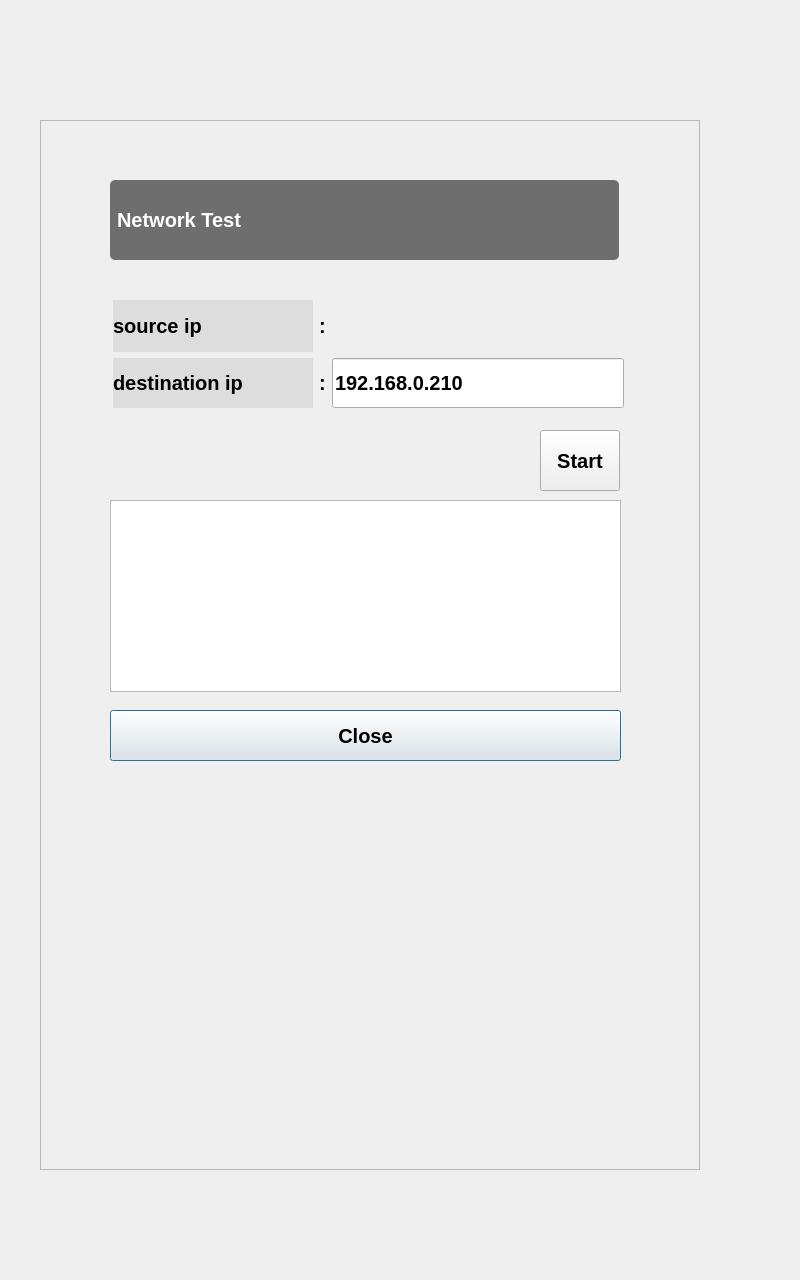
<?xml version="1.0" encoding="UTF-8"?>
<ui version="4.0">
 <class>RepairTestNetworkDialog</class>
 <widget class="QDialog" name="RepairTestNetworkDialog">
  <property name="geometry">
   <rect>
    <x>0</x>
    <y>0</y>
    <width>800</width>
    <height>1280</height>
   </rect>
  </property>
  <property name="windowTitle">
   <string>Dialog</string>
  </property>
  <widget class="QFrame" name="frame">
   <property name="geometry">
    <rect>
     <x>40</x>
     <y>120</y>
     <width>660</width>
     <height>1050</height>
    </rect>
   </property>
   <property name="frameShape">
    <enum>QFrame::StyledPanel</enum>
   </property>
   <property name="frameShadow">
    <enum>QFrame::Raised</enum>
   </property>
   <widget class="QLabel" name="label">
    <property name="geometry">
     <rect>
      <x>70</x>
      <y>60</y>
      <width>509</width>
      <height>80</height>
     </rect>
    </property>
    <property name="sizePolicy">
     <sizepolicy hsizetype="Preferred" vsizetype="Fixed">
      <horstretch>0</horstretch>
      <verstretch>0</verstretch>
     </sizepolicy>
    </property>
    <property name="minimumSize">
     <size>
      <width>0</width>
      <height>80</height>
     </size>
    </property>
    <property name="styleSheet">
     <string notr="true">QLabel{
border-radius:5px;
padding: 2px;
background-color: #6E6E6E;
font: bold 20px;
color:white;
qproperty-alignment: AlignCenter;
}
</string>
    </property>
    <property name="text">
     <string>Network Test</string>
    </property>
   </widget>
   <widget class="QPushButton" name="pushButton_3">
    <property name="geometry">
     <rect>
      <x>70</x>
      <y>590</y>
      <width>511</width>
      <height>51</height>
     </rect>
    </property>
    <property name="sizePolicy">
     <sizepolicy hsizetype="Preferred" vsizetype="Preferred">
      <horstretch>0</horstretch>
      <verstretch>0</verstretch>
     </sizepolicy>
    </property>
    <property name="minimumSize">
     <size>
      <width>0</width>
      <height>0</height>
     </size>
    </property>
    <property name="styleSheet">
     <string notr="true">QPushButton{
	font: bold 20px;
}</string>
    </property>
    <property name="text">
     <string>Close</string>
    </property>
   </widget>
   <widget class="QPushButton" name="pushButton">
    <property name="geometry">
     <rect>
      <x>500</x>
      <y>310</y>
      <width>80</width>
      <height>61</height>
     </rect>
    </property>
    <property name="sizePolicy">
     <sizepolicy hsizetype="Preferred" vsizetype="Preferred">
      <horstretch>0</horstretch>
      <verstretch>0</verstretch>
     </sizepolicy>
    </property>
    <property name="minimumSize">
     <size>
      <width>0</width>
      <height>0</height>
     </size>
    </property>
    <property name="styleSheet">
     <string notr="true">QPushButton{
	font: bold 20px;
}</string>
    </property>
    <property name="text">
     <string>Start</string>
    </property>
   </widget>
   <widget class="QListWidget" name="listWidget">
    <property name="geometry">
     <rect>
      <x>70</x>
      <y>380</y>
      <width>511</width>
      <height>192</height>
     </rect>
    </property>
   </widget>
   <widget class="QWidget" name="layoutWidget">
    <property name="geometry">
     <rect>
      <x>73</x>
      <y>180</y>
      <width>511</width>
      <height>108</height>
     </rect>
    </property>
    <layout class="QGridLayout" name="gridLayout">
     <item row="0" column="0">
      <widget class="QLabel" name="label_2">
       <property name="sizePolicy">
        <sizepolicy hsizetype="Preferred" vsizetype="Preferred">
         <horstretch>0</horstretch>
         <verstretch>0</verstretch>
        </sizepolicy>
       </property>
       <property name="minimumSize">
        <size>
         <width>200</width>
         <height>50</height>
        </size>
       </property>
       <property name="styleSheet">
        <string notr="true">
QLabel{
	font: bold 20px;
qproperty-alignment: AlignCenter;
background-color: #DDDDDD;
}</string>
       </property>
       <property name="text">
        <string>source ip </string>
       </property>
      </widget>
     </item>
     <item row="0" column="1">
      <widget class="QLabel" name="label_5">
       <property name="minimumSize">
        <size>
         <width>0</width>
         <height>50</height>
        </size>
       </property>
       <property name="styleSheet">
        <string notr="true">
QLabel{
	font: bold 20px;
}</string>
       </property>
       <property name="text">
        <string>:</string>
       </property>
      </widget>
     </item>
     <item row="0" column="2">
      <widget class="QLabel" name="label_3">
       <property name="sizePolicy">
        <sizepolicy hsizetype="Preferred" vsizetype="Preferred">
         <horstretch>0</horstretch>
         <verstretch>0</verstretch>
        </sizepolicy>
       </property>
       <property name="minimumSize">
        <size>
         <width>0</width>
         <height>50</height>
        </size>
       </property>
       <property name="styleSheet">
        <string notr="true">
QLabel{
	font: bold 20px;
}</string>
       </property>
       <property name="text">
        <string/>
       </property>
      </widget>
     </item>
     <item row="1" column="0">
      <widget class="QLabel" name="label_4">
       <property name="sizePolicy">
        <sizepolicy hsizetype="Preferred" vsizetype="Preferred">
         <horstretch>0</horstretch>
         <verstretch>0</verstretch>
        </sizepolicy>
       </property>
       <property name="minimumSize">
        <size>
         <width>200</width>
         <height>50</height>
        </size>
       </property>
       <property name="styleSheet">
        <string notr="true">
QLabel{
	font: bold 20px;
qproperty-alignment: AlignCenter;
background-color: #DDDDDD;
}</string>
       </property>
       <property name="text">
        <string>destination ip</string>
       </property>
      </widget>
     </item>
     <item row="1" column="1">
      <widget class="QLabel" name="label_6">
       <property name="sizePolicy">
        <sizepolicy hsizetype="Preferred" vsizetype="Preferred">
         <horstretch>0</horstretch>
         <verstretch>0</verstretch>
        </sizepolicy>
       </property>
       <property name="minimumSize">
        <size>
         <width>0</width>
         <height>50</height>
        </size>
       </property>
       <property name="styleSheet">
        <string notr="true">
QLabel{
	font: bold 20px;
}</string>
       </property>
       <property name="text">
        <string>:</string>
       </property>
      </widget>
     </item>
     <item row="1" column="2">
      <widget class="QLineEdit" name="lineEdit">
       <property name="minimumSize">
        <size>
         <width>0</width>
         <height>50</height>
        </size>
       </property>
       <property name="styleSheet">
        <string notr="true">QLineEdit{
	font: bold 20px;
}</string>
       </property>
       <property name="text">
        <string>192.168.0.210</string>
       </property>
      </widget>
     </item>
    </layout>
   </widget>
  </widget>
 </widget>
 <resources/>
 <connections/>
</ui>
